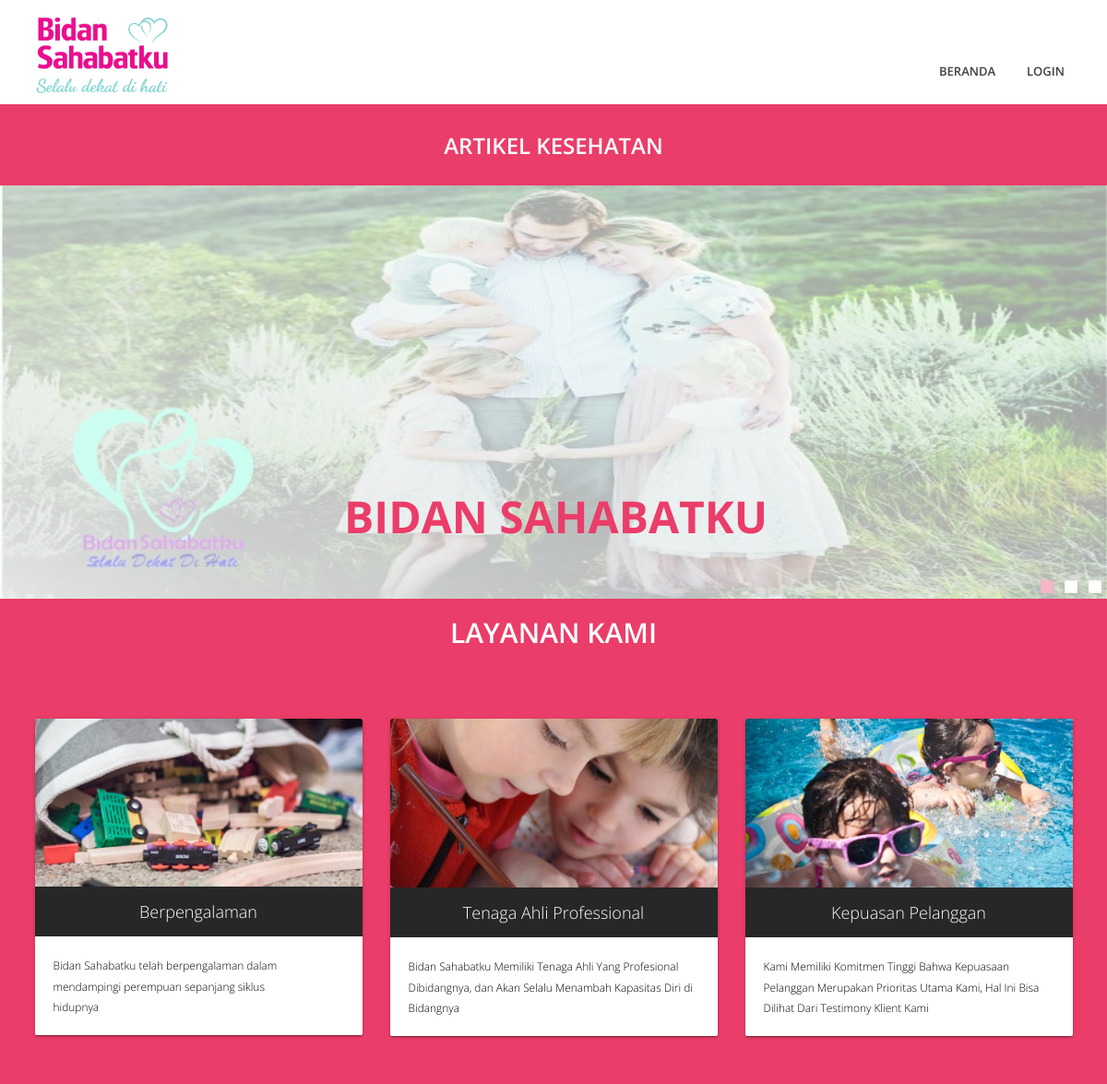
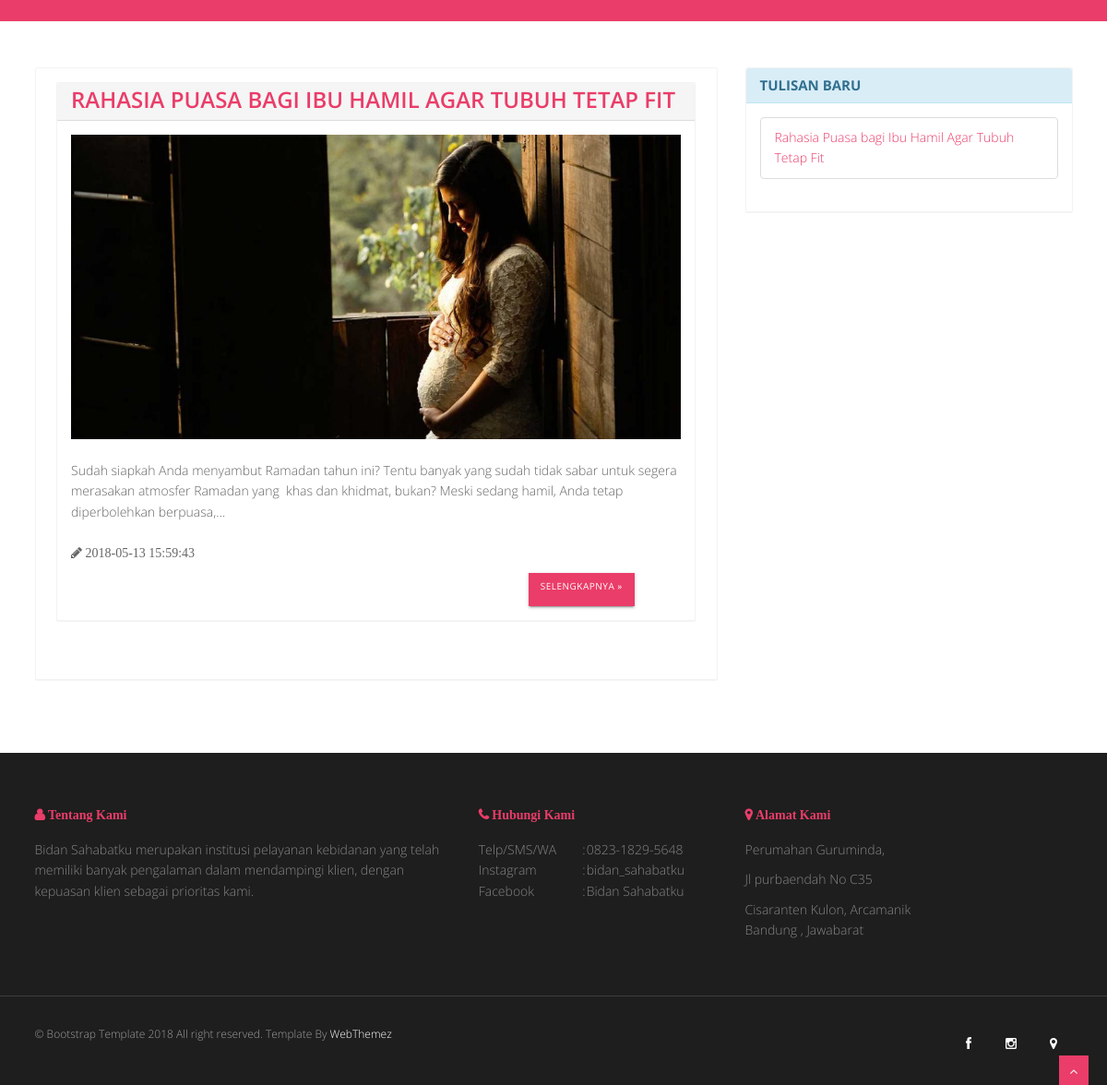
The page / on the database its author committed (2 pictures, top to bottom).
### tables this page shows
CREATE TABLE `artikel` (
  `ID_ARTIKEL` int(11) NOT NULL,
  `JUDUL_ARTIKEL` varchar(100) NOT NULL,
  `KATEGORI_ARTIKEL` varchar(25) NOT NULL,
  `ISI_ARTIKEL` varchar(700) NOT NULL,
  `DIBUAT` timestamp NOT NULL DEFAULT CURRENT_TIMESTAMP ON UPDATE CURRENT_TIMESTAMP,
  `foto_artikel` varchar(50) NOT NULL
);

### application/controllers/Welcome.php (called while the page is built, shortened)
<?php
class Welcome extends CI_Controller {
	public function __construct(){
			$this->load->model('User_model');
			$this->load->model('Management_model');
            $this->load->library('pagination');
            $this->load->helper('text');
	}
	public function index()
	{
        $config['base_url'] = site_url('Management_controller/index');
        $config['total_rows'] = $this->db->count_all('artikel');
        $config['per_page'] = 2;
        $config["uri_segment"] = 3;
        $choice = $config["total_rows"] / $config["per_page"];
        $config["num_links"] = floor($choice);
        $config['first_link']       = 'First';
        $config['last_link']        = 'Last';
        $config['next_link']        = 'Next';
        $config['prev_link']        = 'Prev';
        $config['full_tag_open']    = '<div class="pagging text-center"><nav Style="background-color:#FFF; box-shadow:none"><ul class="pagination justify-content-center">';
        $config['full_tag_close']   = '</ul></nav></div>';
        $config['num_tag_open']     = '<li class="page-item"><span class="page-link">';
        $config['num_tag_close']    = '</span></li>';
        $config['cur_tag_open']     = '<li class="page-item"><span class="page-link">';
        $config['cur_tag_close']    = '</span></li>';
        $config['next_tag_open']    = '<li class="page-item"><span class="page-link">';
        $config['next_tagl_close']  = '<span aria-hidden="true">&raquo;</span></span></li>';
        $config['prev_tag_open']    = '<li class="page-item"><span class="page-link">';
        $config['prev_tagl_close']  = '</span>Next</li>';
        $config['first_tag_open']   = '<li class="page-item"><span class="page-link">';
        $config['first_tagl_close'] = '</span></li>';
        $config['last_tag_open']    = '<li class="page-item"><span class="page-link">';
        $config['last_tagl_close']  = '</span></li>';
        $this->pagination->initialize($config);
        $data['page'] = ($this->uri->segment(3)) ? $this->uri->segment(3) : 0;
        $data['data'] = $this->Management_model->get_artikel($config['per_page'], $data['page']);
        $data['pagination'] = $this->pagination->create_links();
	$this->load->view('Templates/Header');
        $this->load->view('Management/content',$data);
	$this->load->view('Templates/Footer');
	}
}

### index.php (called while the page is built, shortened)
<?php
require_once BASEPATH.'core/CodeIgniter.php';

### application/config/config.php (called while the page is built, shortened)
<?php
$config['base_url'] = 'http://localhost/bidan-indita';
$config['index_page'] = '';
$config['uri_protocol']	= 'REQUEST_URI';
$config['url_suffix'] = '';
$config['language']	= 'english';
$config['charset'] = 'UTF-8';
$config['enable_hooks'] = FALSE;
$config['subclass_prefix'] = 'MY_';
$config['composer_autoload'] = FALSE;
$config['permitted_uri_chars'] = 'a-z 0-9~%.:_\-';
$config['enable_query_strings'] = FALSE;
$config['controller_trigger'] = 'c';
$config['function_trigger'] = 'm';
$config['directory_trigger'] = 'd';
$config['allow_get_array'] = TRUE;
$config['log_threshold'] = 0;
$config['log_path'] = '';
$config['log_file_extension'] = '';
$config['log_file_permissions'] = 0644;
$config['log_date_format'] = 'Y-m-d H:i:s';
$config['error_views_path'] = '';
$config['cache_path'] = '';
$config['cache_query_string'] = FALSE;
$config['encryption_key'] = '';
$config['sess_driver'] = 'files';
$config['sess_cookie_name'] = 'ci_session';
$config['sess_expiration'] = 7200;
$config['sess_save_path'] = NULL;
$config['sess_match_ip'] = FALSE;
$config['sess_time_to_update'] = 300;
$config['sess_regenerate_destroy'] = FALSE;
$config['cookie_prefix']	= '';
$config['cookie_domain']	= '';
$config['cookie_path']		= '/';
$config['cookie_secure']	= FALSE;
$config['cookie_httponly'] 	= FALSE;
$config['standardize_newlines'] = FALSE;
$config['global_xss_filtering'] = FALSE;
$config['csrf_protection'] = FALSE;
$config['csrf_token_name'] = 'csrf_test_name';
$config['csrf_cookie_name'] = 'csrf_cookie_name';
$config['csrf_expire'] = 7200;
$config['csrf_regenerate'] = TRUE;
$config['csrf_exclude_uris'] = array();
$config['compress_output'] = FALSE;
$config['time_reference'] = 'local';
$config['rewrite_short_tags'] = FALSE;
$config['proxy_ips'] = '';

### application/views/Management/content.php (the view, shortened to what this page needs)
<link rel="stylesheet" type="text/css" href="https://cdn.datatables.net/1.10.16/css/dataTables.bootstrap4.min.css">
<section id="inner-headline">
    <div class="container">
        <div class="row">
            <div class="col-lg-16">
                <h2 class="pageTitle" style="padding-bottom: 32px">Artikel Kesehatan</h2>
            </div>
        </div>
    </div>
</section>
<section id="banner">
    <div id="main-slider" class="flexslider">
        <ul class="slides">
            <li>
                <img src="<?php echo base_url('assets/');?>img/slides/bidan.jpg" alt="" />
                <div class="flex-caption">
                    <h3>Bidan Sahabatku</h3>
                </div>
            </li>
        </ul>
    </div>
</section>
<section class="feature">
    <div class="container">
        <div class="row">
            <div class="col-md-12">
                <div class="aligncenter"><h2 class="aligncenter">Layanan Kami</h2></div>
                <br/>
            </div>
        </div>
        <div class="row service-v1 margin-bottom-40">
            <div class="col-md-4 md-margin-bottom-40">
                <div class="card small">
                    <div class="card-image">
                        <img class="img-responsive" src="<?php echo base_url('assets/');?>img/service1.jpg" alt="">
                        <span class="card-title">Berpengalaman</span>
                    </div>
                    <div class="card-content">
                        <p>
                            Bidan Sahabatku telah berpengalaman dalam mendampingi perempuan sepanjang siklus
                        </p>
                        <p>
                            hidupnya
                        </p>
                    </div>
                </div>
            </div>
            <div class="col-md-4 md-margin-bottom-40">
                <div class="card small">
                    <div class="card-image">
                        <img class="img-responsive" src="<?php echo base_url('assets/');?>img/service2.jpg" alt="">
                        <span class="card-title">Tenaga Ahli Professional</span>
                    </div>
                    <div class="card-content">
                        <p>
                            Bidan Sahabatku Memiliki Tenaga Ahli Yang Profesional Dibidangnya, dan Akan Selalu Menambah Kapasitas Diri di Bidangnya
                        </p>
                    </div>
                </div>
            </div>
            <div class="col-md-4 md-margin-bottom-40">
                <div class="card small">
                    <div class="card-image">
                        <img class="img-responsive" src="<?php echo base_url('assets/');?>img/service3.jpg" alt="">
                        <span class="card-title">Kepuasan Pelanggan</span>
                    </div>
                    <div class="card-content">
                        <p>
                            Kami Memiliki Komitmen Tinggi Bahwa Kepuasaan Pelanggan Merupakan Prioritas Utama Kami, Hal Ini Bisa Dilihat Dari Testimony Klient Kami
                        </p>
                    </div>
                </div>
            </div>
        </div>
    </div>
</section>
<section id="content">
<div class="container">
    <div class="row">
        <div class="col-md-8 col-sm-8">
            <div class="panel panel-default">
                <?php
			if(isset($data)){
		 foreach ($data->result() as $r) {
                         ?>
                <div class="panel-body">
                    <div class="row">
                        <div class="col-md-12">
                            <div class="panel panel-default">
                                <div class="panel-heading">
                                    <h3 class="panel-title"><span class="color" style="font-size: x-large;"><?php echo $r->JUDUL_ARTIKEL; ?></span>
                                    </h3>
                                </div>
                                <div class="panel-body">
                                    <span><img src="<?php echo base_url('uploads/').$r->foto_artikel?>" alt="" style="max-width: 100%; max-height: 50%"/>
                                    </span>
                                    <br>
                                    <br>
                                    <?php echo word_limiter($r->ISI_ARTIKEL,30); ?>
                                        <br><br>
                                    <span class="fa fa-pencil"> <?php echo $r->DIBUAT ?></span>
                                    <br>
                                    <div class="col-md-9"></div>
                                    <span><a style="width: auto" href="<?php echo base_url();?>Management_controller/readmore_artikel/<?php echo $r->ID_ARTIKEL; ?>" class="col-md-3 btn btn-default">Selengkapnya &raquo;</a></b></span>
                                </div>
                            </div>
                        </div>
                    </div>
                </div>
                <?php  } }?>
            </div>
        </div>
        <div class="col-md-4 col-sm-4">
            <div class="panel panel-info">
                <div class="panel-heading">
                    <h2 class="panel-title">
                      <strong>Tulisan Baru</strong>
                    </h2>
                </div>
                <div class="panel-body">
                    <ul class="list-group">
                        <li class="list-group-item"><?php if(isset($r)) echo anchor('',$r->JUDUL_ARTIKEL); ?></li>
                    </ul>
                </div>
            </div>
        </div>
    </div>
			<div class="row">
        <div class="col">
        </div>
    </div>
</div>
</section>

### application/views/Templates/Header.php (shortened to what this page needs)
<!DOCTYPE html>
<html lang="en">
<head>
<link rel="stylesheet" href="<?php echo base_url('assets/');?>materialize/css/materialize.min.css" media="screen,projection" />
<link href="<?php echo base_url('assets/');?>css/bootstrap.min.css" rel="stylesheet" />
<link href="<?php echo base_url('assets/');?>css/fancybox/jquery.fancybox.css" rel="stylesheet">
<link href="<?php echo base_url('assets/');?>css/flexslider.css" rel="stylesheet" />
<link href="<?php echo base_url('assets/');?>css/style.css" rel="stylesheet" />
</head>
<body>
<div id="wrapper">
	<header>
        <div class="navbar navbar-default navbar-static-top">
            <div class="container">
                <div class="navbar-header">
                    <a class="navbar-brand" href="<?php echo base_url();?>"><img class="logo" src="<?php echo base_url('assets/img/Logo Bidan Sahabatku-4 - 1.jpg')?>"></a>
                </div>
                <div class="navbar-collapse collapse ">
                    <ul class="nav navbar-nav">
                        <li><a class="waves-effect waves-dark" href="<?php echo base_url('User_controller')?>">Beranda</a></li>
                    <?php
                        if(isset($_SESSION['username'])){
                            echo "<li><a class=\"waves-effect waves-dark\" href=\"". base_url('User_controller/logout_user')."\">LOGOUT</a></li>";
                        }else{
                            echo "<li><a class=\"waves-effect waves-dark\" href=\"". base_url('User_controller/show_login_view')."\">LOGIN</a></li>";
                        }
                    ?>
                    </ul>
                </div>
            </div>
        </div>
    </header>
</div>

### application/views/Templates/Footer.php (shortened to what this page needs)
<footer>
	<div class="container">
		<div class="row">
			<div class="col-sm-5">
				<div class="widget">
					<h5 class="widgetheading fa fa-user"> Tentang Kami</h5>
					<p>
                        Bidan Sahabatku merupakan institusi pelayanan kebidanan yang telah memiliki banyak pengalaman dalam mendampingi klien, dengan kepuasan klien sebagai prioritas kami.
					</p>
				</div>
			</div>
			<div class="col-sm-3">
				<div class="widget">
					<h5 class="widgetheading fa fa-phone"> Hubungi Kami</h5>
                    <table border="0">
                        <tr>
                            <td>Telp/SMS/WA</td>
                            <td>:</td>
                            <td> 0823-1829-5648</td>
                        </tr>
                        <tr>
                            <td>Instagram</td>
                            <td>:</td>
                            <td> bidan_sahabatku</td>
                        </tr>
                        <tr>
                            <td>Facebook</td>
                            <td>:</td>
                            <td> Bidan Sahabatku</td>
                        </tr>
                    </table>
				</div>
			</div>
            <div class="col-sm-4">
                <div class="widget">
                    <h5 class="widgetheading fa fa-map-marker"> Alamat Kami</h5>
                    <p>
                        Perumahan Guruminda,
                    </p>
                    <p>
                        Jl purbaendah No C35
                    </p>
                        Cisaranten Kulon, Arcamanik
                    <p>
                        Bandung , Jawabarat
                    </p>
                </div>
            </div>
		</div>
	</div>
	<div id="sub-footer">
		<div class="container">
			<div class="row">
				<div class="col-lg-6">
					<div class="copyright">
						<p>
							<span>&copy; Bootstrap Template 2018 All right reserved. Template By </span><a href="https://webthemez.com/" target="_blank">WebThemez</a>
						</p>
					</div>
				</div>
				<div class="col-lg-6">
					<ul class="social-network">
						<li><a class="waves-effect waves-dark" href="https://www.facebook.com/BidanSahabatku/" data-placement="top" title="Facebook"><i class="fa fa-facebook"></i></a></li>
						<li><a class="waves-effect waves-dark" href="https://www.instagram.com/bidan_sahabatku/" data-placement="top" title="Instagram"><i class="fa fa-instagram"></i></a></li>
						<li><a class="waves-effect waves-dark" href="https://www.google.co.id/search?q=Perumahan%20Guruminda%2C%20Jl%20purbaendah%20No%20C35%20Cisaranten%20Kulon%2C%20Arcamanik%20Bandung%20%2C%20Jawabarat&oq=Perumahan+Guruminda%2C+Jl+purbaendah+No+C35+Cisaranten+Kulon%2C+Arcamanik+Bandung+%2C+Jawabarat&aqs=chrome..69i57.2680j0j7&sourceid=chrome&ie=UTF-8&npsic=0&rflfq=1&rlha=0&rllag=-6935355,107678322,197&tbm=lcl&rldimm=4558482040651400692&ved=0ahUKEwjS1sX_9OjaAhXHro8KHVjYDdsQvS4IUDAB&rldoc=1&tbs=lrf:!2m1!1e2!2m1!1e3!3sIAE,lf:1,lf_ui:2#rlfi=hd:;si:4558482040651400692;mv:!1m3!1d474.4495550241728!2d107.67832265!3d-6.935642249999999!2m3!1f0!2f0!3f0!3m2!1i93!2i23!4f13.1;tbs:lrf:!2m1!1e2!2m1!1e3!3sIAE,lf:1,lf_ui:2" data-placement="top" title="Lokasi"><i class="fa fa-map-marker"></i></a></li>
					</ul>
				</div>
			</div>
		</div>
	</div>
	</footer>
<a href="#" class="scrollup waves-effect waves-dark"><i class="fa fa-angle-up active"></i></a>
</body>
</html>

### assets/css/flexslider.css (style rules this page uses)
.slides, .flex-control-nav, .flex-direction-nav { margin: 0; padding: 0; list-style: none; }
.flexslider { margin: 0; padding: 0; }
.flexslider .slides > li { display: none; -webkit-backface-visibility: hidden; }
.flexslider .slides img { width: 100%; display: block; }
.slides:after { content: "."; display: block; clear: both; visibility: hidden; line-height: 0; height: 0; }
.flexslider { background:none; position: relative; zoom: 1; }
.flexslider .slides { zoom: 1; }
.flex-caption { background: rgba(0,0,0,.8); margin-left:5px;bottom:5px; position:absolute;padding:20px; z-index:99; }

### application/views/Templates/Header.php (style rules this page uses)
.logo { margin-top: -10px; width: 13%; height: auto; }
@media only screen and (min-width: 600px) { .logo { width:30%; } }
@media only screen and (min-width: 600px) { .navbar-brand { width:50%; } }

### rows shown on the page
artikel: JUDUL_ARTIKEL "RAHASIA PUASA BAGI IBU HAMIL AGAR TUBUH TETAP FIT", foto_artikel (picture), ISI_ARTIKEL "Sudah siapkah Anda menyambut Ramadan tahun ini? Tentu banyak yang sudah tidak sabar untuk segera merasakan atmosfer Ramadan yang khas dan khidmat, bukan? Meski sedang hamil, Anda tetap diperbolehkan berpuasa,…", DIBUAT "2018-05-13 15:59:43", JUDUL_ARTIKEL "Rahasia Puasa bagi Ibu Hamil Agar Tubuh Tetap Fit"
